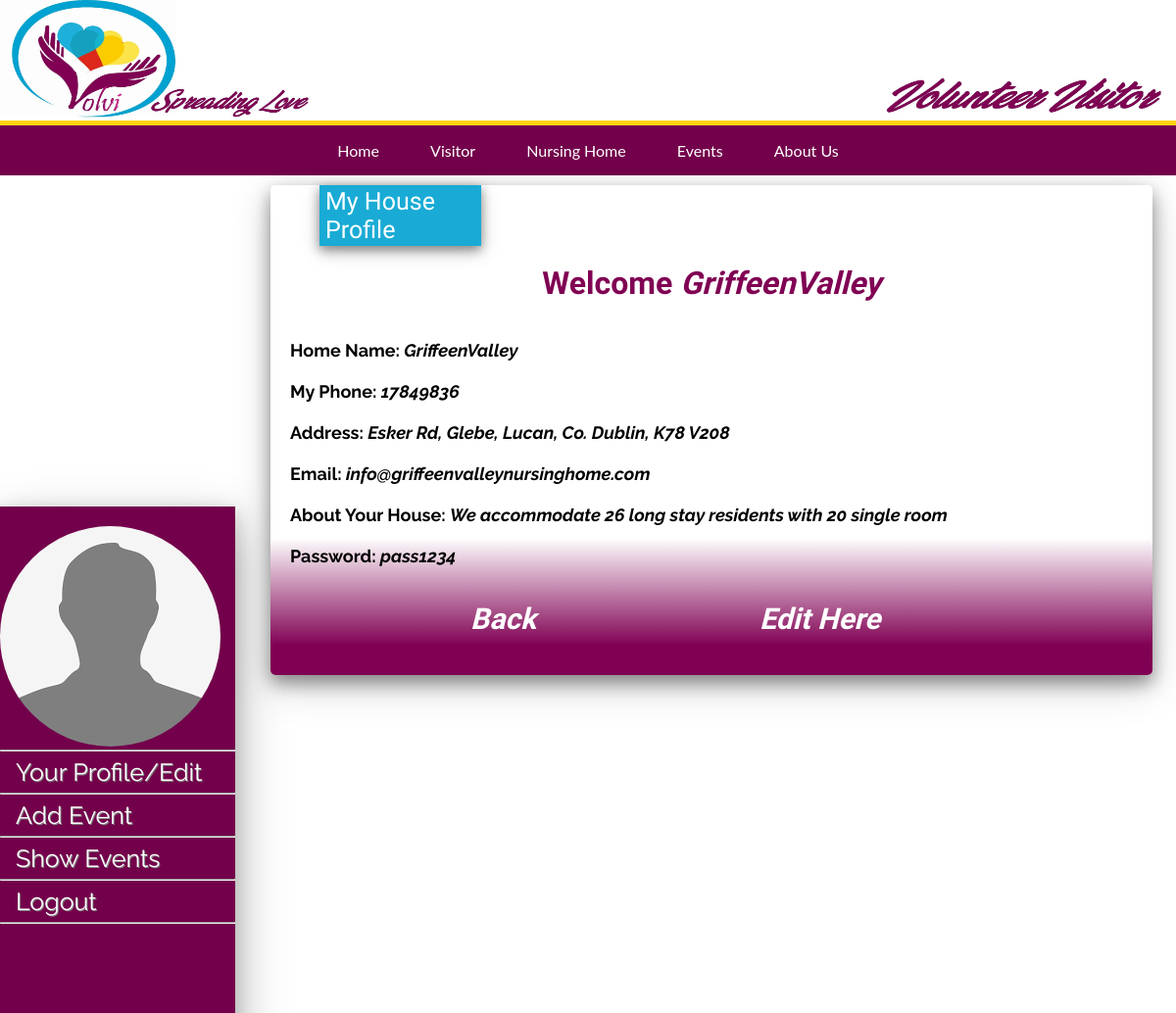
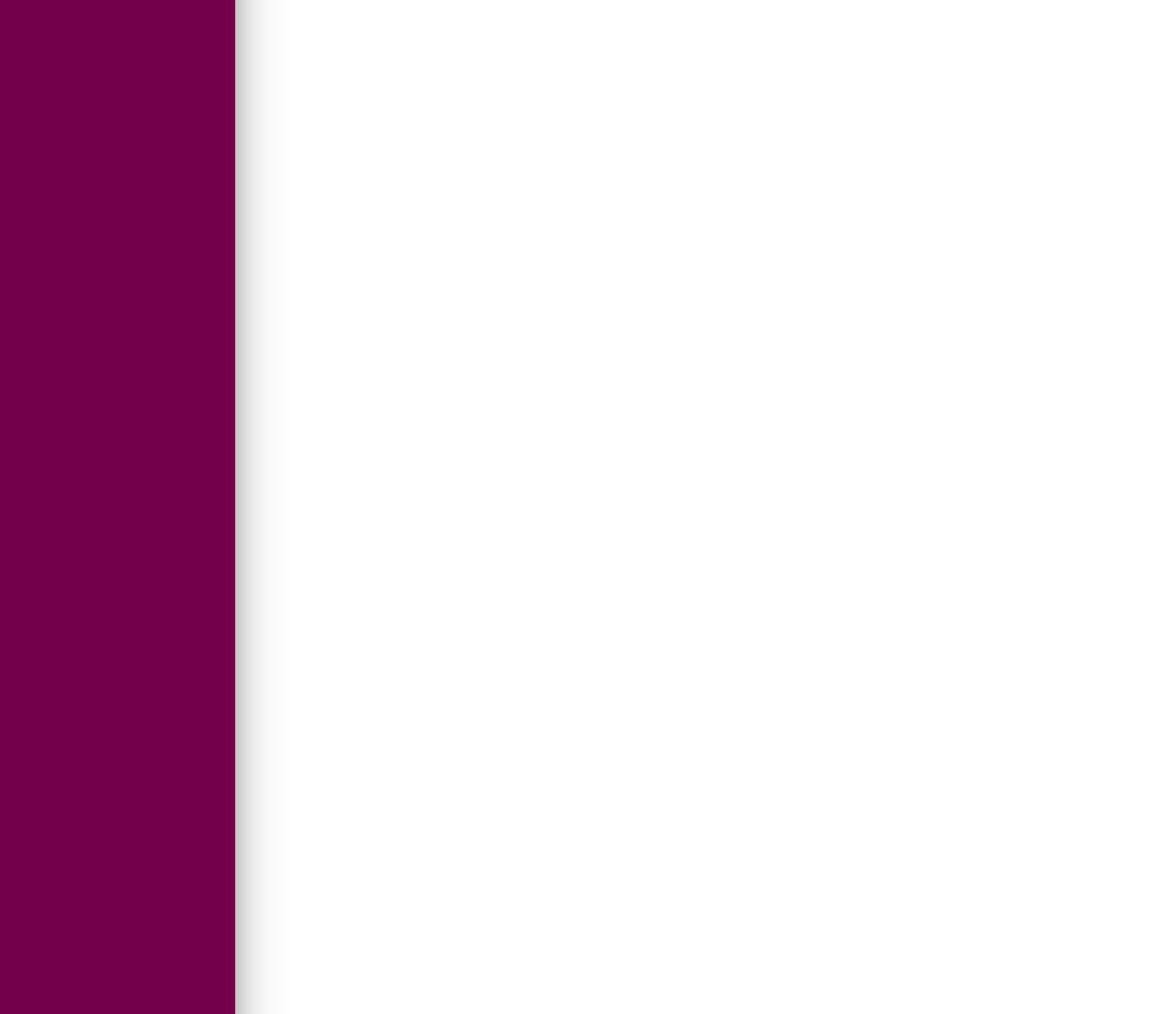
Screenshot of /VolviFinal/myHomeProfile.php (signed in) with the database file from the repository (2 pictures, top to bottom).
### tables this page shows
CREATE TABLE `homedb` (
  `HomeID` int(11) NOT NULL,
  `HomeName` varchar(256) NOT NULL,
  `HomeAddress` varchar(255) NOT NULL,
  `HomePhone` int(11) NOT NULL,
  `HomeEmail` varchar(50) NOT NULL,
  `HomePassword` varchar(50) NOT NULL,
  `HomeAbout` varchar(255) NOT NULL
);

### VolviFinal/myHomeProfile.php (the view, shortened to what this page needs)
<html>
<body>
  <div class="transbox">
<legend style="font-family:Kaushan Script; margin-left: 50px; font-size:25px;">My House Profile </legend> <br>
<div align='left'>
<?php
if (isset($_SESSION["HomeName"])){
echo '<b><h1> Welcome<i> <b>'.$_SESSION["HomeName"].'</i> </b></h1>';}?>
<br>
<?php
$HomeName = $_SESSION["HomeName"];
include('db.php');
$stmt = $dbh->prepare("SELECT * FROM homedb WHERE HomeName= '".$HomeName."'");
$stmt->execute();
$rows = $stmt->fetchAll(PDO::FETCH_ASSOC);
echo "<table>";
foreach($rows as $row){
echo"<b><h3>Home Name: </b><i>";
echo $row['HomeName'];
echo "<br> <br>";
echo"<b></i>My Phone: </b><i>";
echo $row['HomePhone'];
echo "<br> <br>";
echo"<b></i>Address: </b><i>";
echo $row['HomeAddress'];
echo "<br> <br>";
echo"<b></i>Email: </b><i>";
echo $row['HomeEmail'];
echo "<br> <br>";
echo"<b></i>About Your House: </b><i>";
echo $row['HomeAbout'];
echo "<br> <br>";
echo"<b></i>Password: </b><i>";
echo $row['HomePassword'];
}
echo "</table>";
echo "<h2><a href=loggedhome.php><b>Back</a></h2>";
echo "<h2><a href=editHomeProfile.php?HomeName=".$row['HomeName']."><b>Edit Here</a></h2>";
?>
</div>
</body>
</html>

### VolviFinal/myHomeProfile.php (style rules this page uses)
div.transbox { margin-left: 23%; background-image: linear-gradient(to top, #800053 6%, white, white 50%); box-shadow: 0 8px 18px 0 rgba(0, 0, 0, 0.4), 0 12px 40px 0 rgba(0, 0, 0, 0.19); margin-top: 10px; position: relative; border-radius:5px; width: 75%; height:500px; }
h1 { color: #800053; text-align: center; font-family: Kaushan Script; }
h3 { text-align: left; border-collapse: separate; padding: 20px; font-size: 18px; font-family: Raleway; white-space: nowrap; }
h2 { text-align: left; font-family: Kaushan Script; display: inline-block; font-size: 30px; padding-left: 20%; }
legend { color: white; background: rgba(0, 162, 209, 0.9); border: none; padding: 2px 6px; max-width: 17%; box-shadow: 0 4px 10px 0 rgba(0, 0, 0, 0.4), 0 6px 20px 0 rgba(0, 0, 0, 0.19); }

### rows the page displays
homedb: HomeName "GriffeenValley", HomePhone "17849836", HomeAddress "Esker Rd, Glebe, Lucan, Co. Dublin, K78 V208", HomeEmail "info@griffeenvalleynursinghome.com", HomeAbout "We accommodate 26 long stay residents with 20 single room", HomePassword "pass1234"

### other values shown
$_SESSION["HomeName"] "GriffeenValley"
